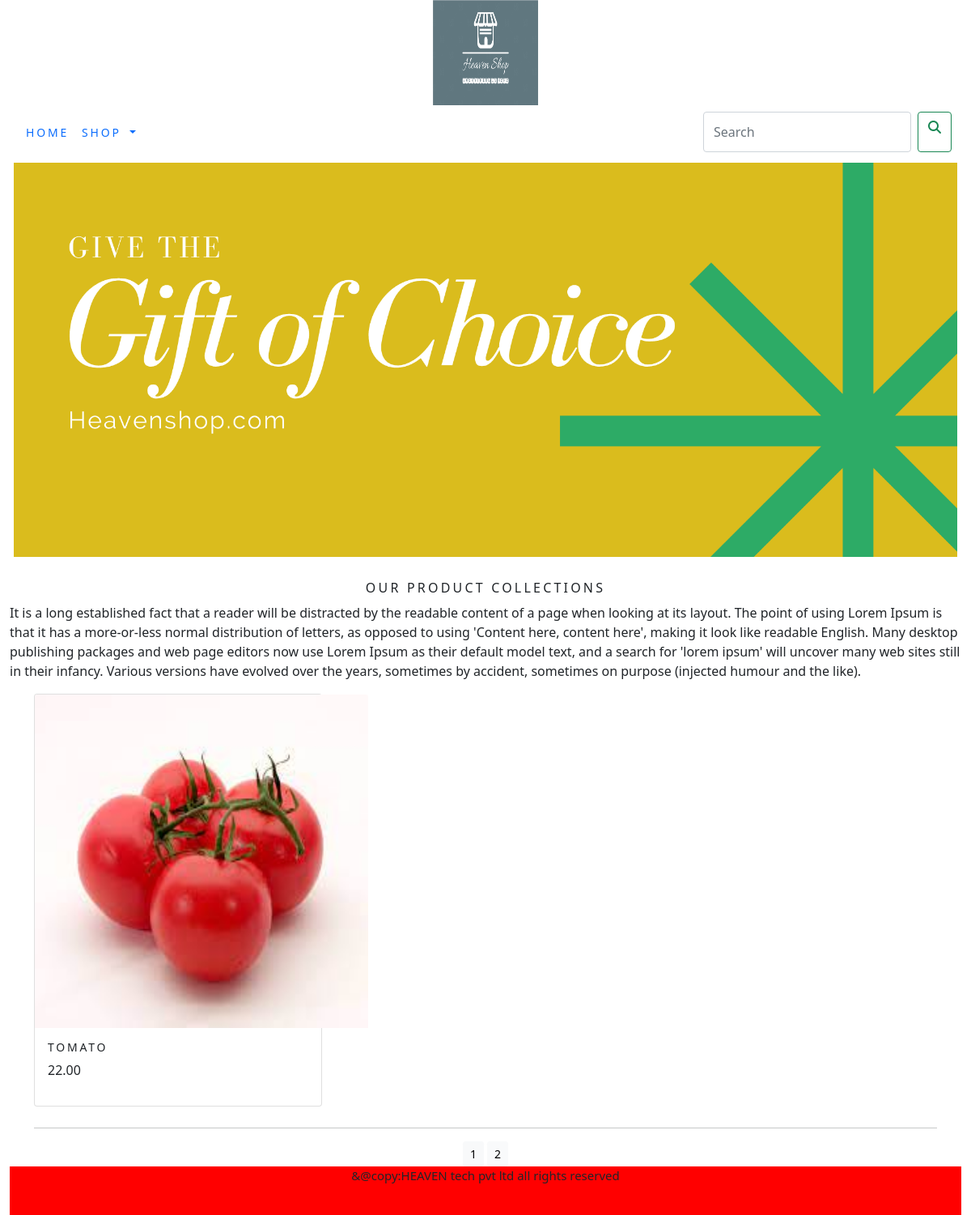
Screenshot of /shop/?page=2 with the database file from the repository.
### shop/models.py (models this page shows, shortened)
class Product(models.Model):
    name=models.CharField(max_length=250,unique=True)
    slug=models.SlugField(max_length=250,unique=True)
    description=models.TextField(blank=True)
    price=models.DecimalField(max_digits=10,decimal_places=2)
    category=models.ForeignKey(Category,on_delete=models.CASCADE)
    image=models.ImageField(upload_to='product',blank=True)
    stock=models.IntegerField()
    available=models.BooleanField(default=True)
    created=models.DateTimeField(auto_now_add=True)
    updated=models.DateTimeField(auto_now=True)
    def get_url(self):
        return reverse('shop:prodCatdetail',args=[self.category.slug,self.slug])
    class Meta:
        ordering = ('name',)
        verbose_name = 'product'
        verbose_name_plural = 'products'

### shop/views.py (the view)
# urls.py: path('',views.allProdCat,name='allProdCat'),
def allProdCat(request,c_slug=None):
    c_page=None
    products_list=None
    if c_slug!=None:
        c_page=get_object_or_404(Category,slug=c_slug)
        products_list=Product.objects.all().filter(category=c_page,available=True)
    else:
        products_list=Product.objects.all().filter(available=True)
    paginator=Paginator(products_list,6)
    try:
        page=int(request.GET.get('page','1'))
    except:
        page=1
    try:
        products=paginator.page(page)
    except (EmptyPage,InvalidPage):
        products=paginator.page(paginator.num_pages)
    return render(request,'category.html',{'category':c_page,'products':products})

### cart/context_processors.py (called while the page is built)
def counter(request):
    item_count=0
    if 'admin' in request.path:
        return {}
    else:
        try:
            cart=Cart.objects.filter(cart_id=_cart_id(request))
            cart_items=CartItem.objects.all().filter(cart=cart[:1])
            for cart_item in cart_items:
                item_count +=cart_item.quantity
        except Cart.DoesNotExist:
            item_count=0
    return dict(item_count=item_count)

### cart/views.py (called while the page is built)
def _cart_id(request):
    cart=request.session.session_key
    if not cart:
        cart=request.session.create()
    return cart

### shop/context_processors.py (called while the page is built)
def menu_links(request):
    links=Category.objects.all()
    return dict(links=links)

### shop/models.py (called while the page is built)
    def get_url(self):
        return reverse('shop:products_by_category', args=[self.slug])

### templates/category.html (shortened to what this page needs)
{% extends 'base.html' %}
{% load static %}
{% block content %}
<div class="mx_auto">
  {% if category %}
  <img class="my_image" src="{{category.image.url}}" alt="{{category.name}}">
</div>
<br>
<div>
  <h1 class="text-center my_title">
    {{category.name}}
  </h1>
  <p class="text-justify">
    {{category.description}}
  </p>
</div>
  {% else %}
<div>
  <img class="my_image my_image_padding" src="{% static 'img/banner.png' %}" alt="Our Products">
</div><br>
<div>
  <h1 class="text-center my_title">Our Product Collections</h1>
  <p class="text-justify">It is a long established fact that a reader will be distracted by the readable content of a page when looking at its layout. The point of using Lorem Ipsum is that it has a more-or-less normal distribution of letters, as opposed to using 'Content here, content here', making it look like readable English. Many desktop publishing packages and web page editors now use Lorem Ipsum as their default model text, and a search for 'lorem ipsum' will uncover many web sites still in their infancy. Various versions have evolved over the years, sometimes by accident, sometimes on purpose (injected humour and the like).</p>
  {% endif %}
</div>
<div class="container">
  <div class="row mx_auto">
    {% for product in products.object_list %}
    <div class="my_bottom_margin col-9 col-sm-12 col-md-4 xol-lg-4">
      <div class="card text-cnter" style="min-width:18rem;">
        <a href="{{product.get_url}}"><img  class="card-img-top my_image" src="{{ product.image.url }}" alt="{{product.name}}" style="width:412px; height:412px;"> </a>
        <div class="card-body">
          <h4>{{product.name}}</h4>
          <p>{{product.price}}</p>
        </div>
      </div>
    </div>
    {% endfor %}
    <div class="mx_auto">
      {% if products.paginator.num_pages > 1 %}
      <hr>
      <div class="text-center">
        {% for pg in products.paginator.page_range %}
        <a href="?page={{pg}}" class="btn btn-light btn-sm {% if products.number == pg %} active {% endif %}">{{pg}}</a>
        {% endfor %}
      </div>
      {% endif %}
    </div><br>
  </div>
</div>
{% endblock %}

### static/css/custom.css (style rules this page uses)
body { font-family: 'Roboto', sans-serif; }
.my_image { width:100%; height:auto; }
.my_title { font-size:16px; text-transform:uppercase; letter-spacing:.2em; }
.my_image_padding { padding:5px; }
.my_bottom_margin { margin-bottom:10px; }
.card-body h4 { font-size:14px; text-transform:uppercase; letter-spacing:.2em; }

### rows the page displays
Product: image (picture), name "TOMATO", price "22.00"

### other values shown
{{ pg }} "1" "2"
